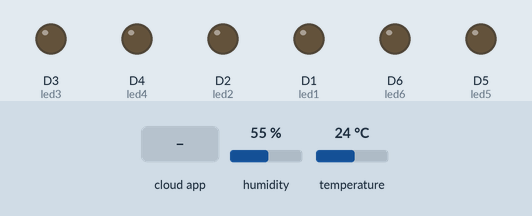
Recording of a sketch running on a simulated ESP8266 (NodeMCU). On the bench: output pins drawn as LEDs (lit = HIGH). Inputs (shaded band) come from the test bench; at power-on: humidity 55 %, temperature 24 °C. WiFi joins after 1.5 s; servers stay silent unless stated; no MQTT or app messages arrive unless stated; what the sketch prints to the serial monitor is not drawn.

Above: at 2.7 s.
2.8 s: the phone or cloud app sets led01 to 1
At 3.9 s:
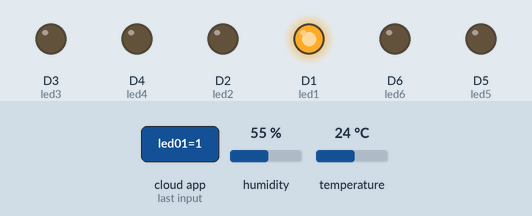
4.3 s: the phone or cloud app sets led02 to 1
At 5.2 s:
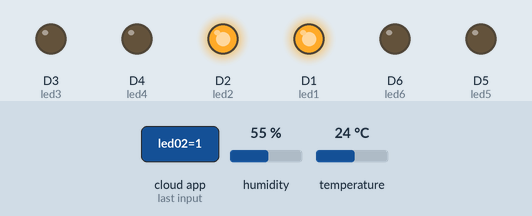
5.8 s: the phone or cloud app sets led03 to 1
At 6.9 s:
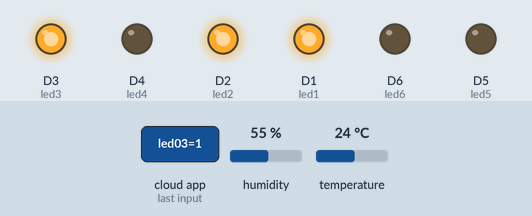
7.3 s: the phone or cloud app sets led04 to 1
At 8.2 s:
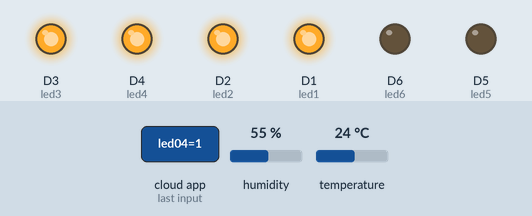
8.8 s: the phone or cloud app sets led05 to 1
At 9.5 s:
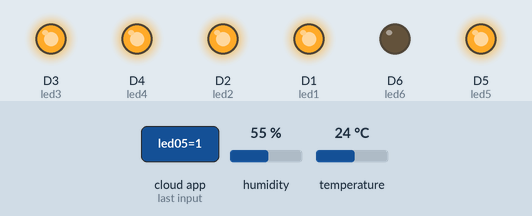
10.3 s: the phone or cloud app sets led06 to 1
At 10.8 s:
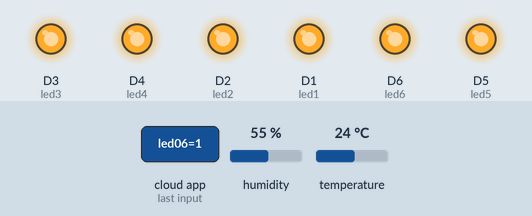
Timing chart, 0 to 12.8 s (numbered marks = the images above; inputs shaded):
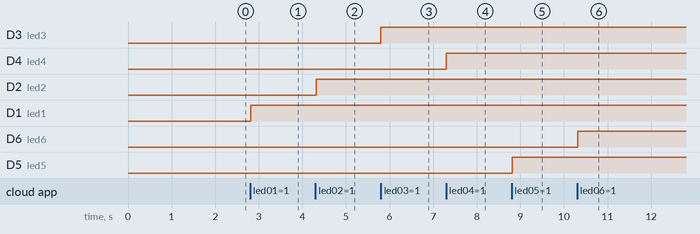

Measured:
- after the input at 2.8 s, D1 (led1): LOW → HIGH at once
- after the input at 4.3 s, D2 (led2): LOW → HIGH at once
- after the input at 5.8 s, D3 (led3): LOW → HIGH at once
- after the input at 7.3 s, D4 (led4): LOW → HIGH at once
- after the input at 8.8 s, D5 (led5): LOW → HIGH at once
- after the input at 10.3 s, D6 (led6): LOW → HIGH at once

The sketch:

Controll_LED.ino
```cpp
#include <ESP8266WiFi.h>
#include "Adafruit_MQTT.h"
#include "Adafruit_MQTT_Client.h"
#include <DHT.h> // Thư viện cho cảm biến DHT11

#define led1           D1
#define led2           D2
#define led3           D3
#define led4           D4
#define led5           D5
#define led6           D6
#define DHTPIN D7 // Chân kết nối cảm biến DHT11
#define DHTTYPE DHT11 // Loại cảm biến DHT11

#define WLAN_SSID       ".."             // Your SSID
#define WLAN_PASS       "11111111"        // Your password

/************************* Adafruit.io Setup *********************************/

#define AIO_SERVER      "io.adafruit.com" //Adafruit Server
#define AIO_SERVERPORT  1883

#define IO_USERNAME  "levu"
#define IO_KEY       "aio_NpKl82ZGb6Fz5IwG5NDWP08rcf24"
DHT dht(DHTPIN, DHTTYPE);

// Khai báo và khởi tạo các biến cho dữ liệu cảm biến
float temperature = 0;
float humidity = 0;
//WIFI CLIENT
WiFiClient client;

Adafruit_MQTT_Client mqtt(&client, AIO_SERVER, AIO_SERVERPORT, IO_USERNAME, IO_KEY);

Adafruit_MQTT_Subscribe Light1 = Adafruit_MQTT_Subscribe(&mqtt, IO_USERNAME"/feeds/led01"); // Feeds name should be same everywhere
Adafruit_MQTT_Subscribe Light2 = Adafruit_MQTT_Subscribe(&mqtt, IO_USERNAME"/feeds/led02");
Adafruit_MQTT_Subscribe Light3 = Adafruit_MQTT_Subscribe(&mqtt, IO_USERNAME"/feeds/led03");
Adafruit_MQTT_Subscribe Light4 = Adafruit_MQTT_Subscribe(&mqtt, IO_USERNAME"/feeds/led04");
Adafruit_MQTT_Subscribe Light5 = Adafruit_MQTT_Subscribe(&mqtt, IO_USERNAME"/feeds/led05");
Adafruit_MQTT_Subscribe Light6 = Adafruit_MQTT_Subscribe(&mqtt, IO_USERNAME"/feeds/led06");


void MQTT_connect();

void setup() {
  Serial.begin(115200);

  pinMode(led1, OUTPUT);
  pinMode(led2, OUTPUT);
  pinMode(led3, OUTPUT);
  pinMode(led4, OUTPUT);
  pinMode(led5, OUTPUT);
  pinMode(led6, OUTPUT);

  // Connect to WiFi access point.
  Serial.println(); Serial.println();
  Serial.print("Connecting to ");
  Serial.println(WLAN_SSID);

  WiFi.begin(WLAN_SSID, WLAN_PASS);
  while (WiFi.status() != WL_CONNECTED) {
    delay(500);
    Serial.print(".");
  }
  Serial.println();
  Serial.println("WiFi connected");
  Serial.println("IP address: ");
  Serial.println(WiFi.localIP());

  mqtt.subscribe(&Light1);
  mqtt.subscribe(&Light2);
  mqtt.subscribe(&Light3);
  mqtt.subscribe(&Light4);
  mqtt.subscribe(&Light5);
  mqtt.subscribe(&Light6);
}

void loop() {

  MQTT_connect();
  humidity = dht.readHumidity();
  temperature = dht.readTemperature();
    if (!isnan(humidity) && !isnan(temperature)) {
   // Gửi giá trị nhiệt độ và độ ẩm lên Adafruit.io qua MQTT
  Adafruit_MQTT_Publish temperaturePub = Adafruit_MQTT_Publish(&mqtt, IO_USERNAME "/feeds/temperature");
  Adafruit_MQTT_Publish humidityPub = Adafruit_MQTT_Publish(&mqtt, IO_USERNAME "/feeds/humidity");
  temperaturePub.publish(temperature);
  humidityPub.publish(humidity);
  }
  Adafruit_MQTT_Subscribe *subscription;
  while ((subscription = mqtt.readSubscription(20000))) {

    if (subscription == &Light1) {
      Serial.print(F("Got: "));
      Serial.println((char *)Light1.lastread);
      int Light1_State = atoi((char *)Light1.lastread);
      digitalWrite(led1, Light1_State);
    }
    if (subscription == &Light2) {
      Serial.print(F("Got: "));
      Serial.println((char *)Light2.lastread);
      int Light2_State = atoi((char *)Light2.lastread);
      digitalWrite(led2, Light2_State);
    }
        if (subscription == &Light3) {
      Serial.print(F("Got: "));
      Serial.println((char *)Light3.lastread);
      int Light3_State = atoi((char *)Light3.lastread);
      digitalWrite(led3, Light3_State);
    }
        if (subscription == &Light4) {
      Serial.print(F("Got: "));
      Serial.println((char *)Light4.lastread);
      int Light4_State = atoi((char *)Light4.lastread);
      digitalWrite(led4,Light4_State);
    }
        if (subscription == &Light5) {
      Serial.print(F("Got: "));
      Serial.println((char *)Light5.lastread);
      int Light5_State = atoi((char *)Light5.lastread);
      digitalWrite(led5, Light5_State);
    }
        if (subscription == &Light6) {
      Serial.print(F("Got: "));
      Serial.println((char *)Light6.lastread);
      int Light6_State = atoi((char *)Light6.lastread);
      digitalWrite(led6, Light6_State);
    }
  }
}

void MQTT_connect() {
  int8_t ret;

  if (mqtt.connected()) {
    return;
  }

  Serial.print("Connecting to MQTT... ");

  uint8_t retries = 3;
  while ((ret = mqtt.connect()) != 0) {
    Serial.println(mqtt.connectErrorString(ret));
    Serial.println("Retrying MQTT connection in 5 seconds...");
    mqtt.disconnect();
    delay(5000);
    retries--;
    if (retries == 0) {
      while (1);
    }
  }
  Serial.println("MQTT Connected!");
}
```
